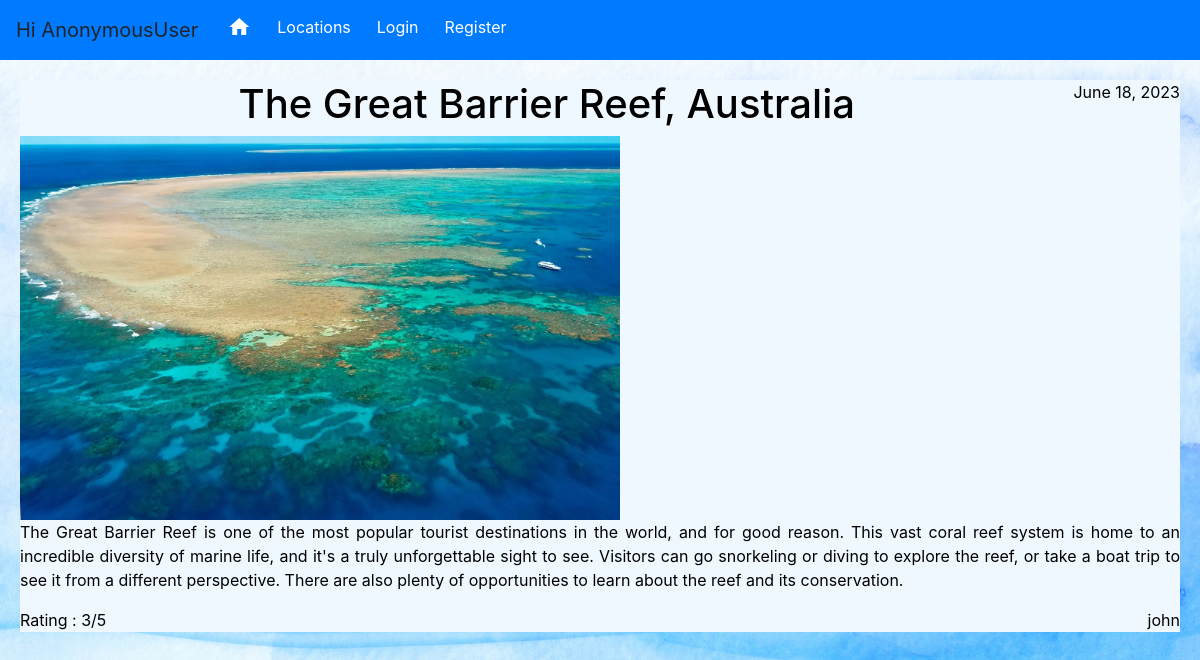
Screenshot of /detail/24/ with the database file from the repository.
### base/models.py (models this page shows)
class Review(models.Model):
    user = models.ForeignKey(User, on_delete=models.CASCADE, null=True,blank=True)
    title  = models.CharField(max_length=200)
    description = models.TextField(null=True,blank=True)
    location = models.CharField(max_length=200)
    public = models.BooleanField(default=True)
    date  = models.DateField(auto_now_add=True)
    rating = models.SmallIntegerField(default=1,validators=[MinValueValidator(0),MaxValueValidator(5)])
    image = models.ImageField(upload_to="reviews")
    def __str__(self):
        return self.title
    class Meta:
        ordering = ['date']

### base/views.py (the view)
# urls.py: path('detail/<int:pk>/',views.ReviewDetail.as_view(), name= 'detail'),
class ReviewDetail(DetailView):
    model = Review
    context_object_name = 'review'

### base/templates/base/review_detail.html
{% extends 'base/mainbase.html' %}
{% block main %}
<div class="review-detail">
<p style="float: right;"> {{review.date}}</p>
<h1>{{review}}</h1>
{% load static %}
<img width="600px" src="{{ review.image.url  }}" alt="My image">
<p>{{review.description}}</p>
<p style="float: right;"> {{review.user}}</p>
<p>Rating : {{review.rating}}/5</p>
</div>
{% endblock%}

### base/templates/base/mainbase.html (style rules this page uses)
* { list-style: none; }
h1, h2, h3, h4, h5, h6 { text-align: center; }
.review-detail { text-align: justify; background-color: aliceblue; }
.bg-image { background-image: url('/static/base/images/background.jpg'); background-repeat: repeat; background-size: cover; }

### rows the page displays
Review: date "June 18, 2023", title "The Great Barrier Reef, Australia", image (picture), description "The Great Barrier Reef is one of the most popular tourist destinations in the world, and for good reason. This vast coral reef system is home to an incredible diversity of marine life, and it's a truly unforgettable sight to see. Visitors can go snorkeling or diving to explore the reef, or take a boat trip to see it from a different perspective. There are also plenty of opportunities to learn about the reef and its conservation.", user "john", rating "3"

### other values shown
{{ user }} "AnonymousUser"
